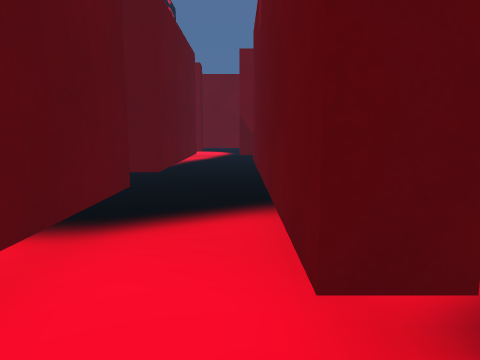
[1] (above)

12 first-person views from a walk through a 3-D level made in the Unity game engine. The camera is 1.3 m above the floor, tilts 8° down and sees 70° across. The floor is counted in squares, 1 m on a side. Each view is taken from the middle of a square. On the plan, view 1 faces up. The plan holds only what a view shows up to about 15 squares ahead; the rest is blank. The place goes on beyond the plan. The player character is not drawn.

[2]
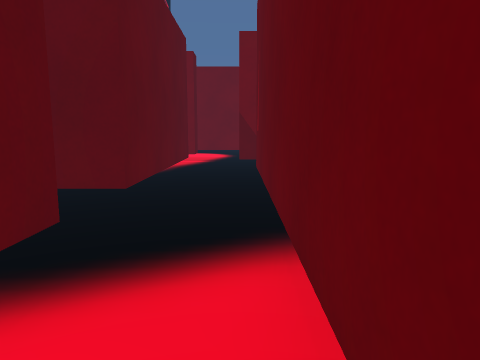

[3]
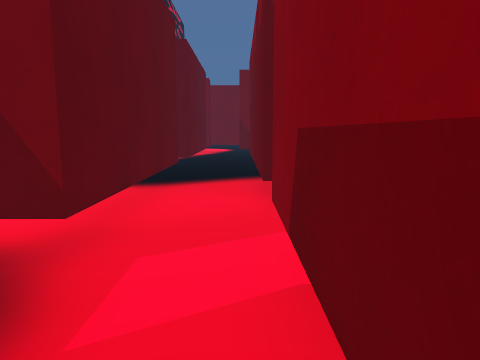

[4]
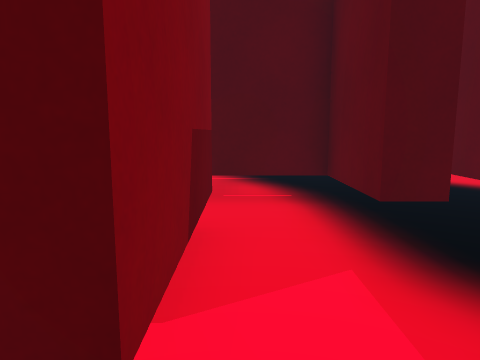

[5]
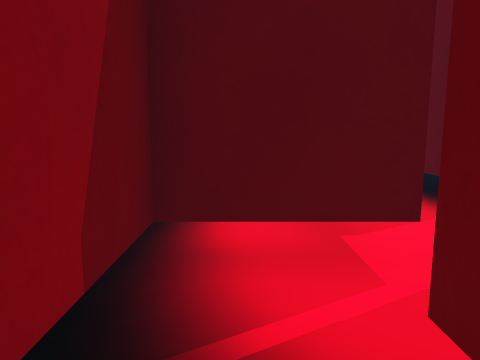

[6]
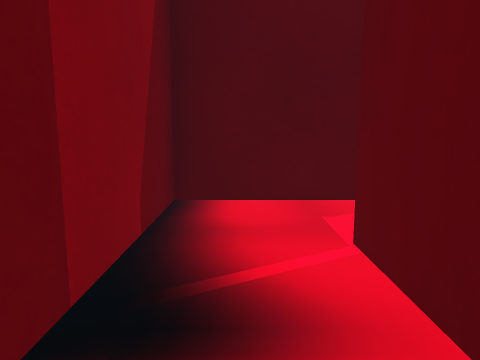

[7]
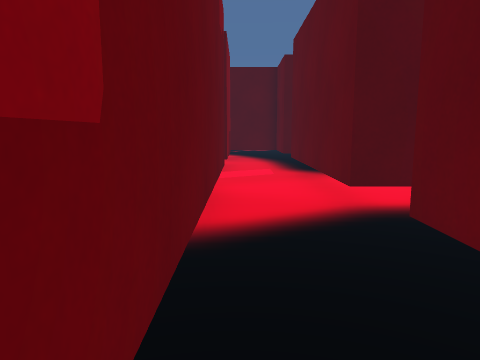

[8]
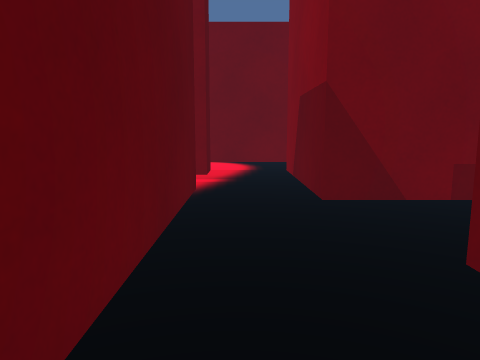

[9]
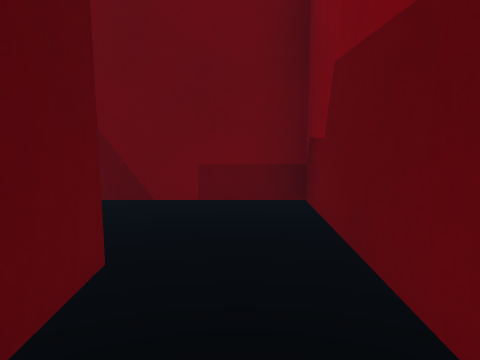

[10]
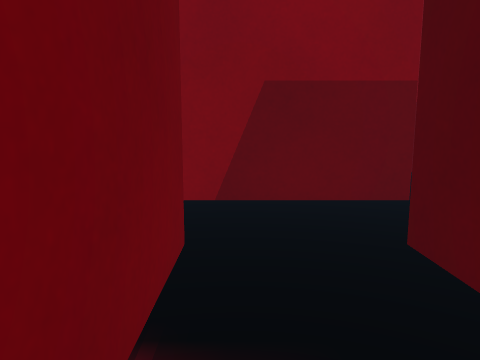

[11]
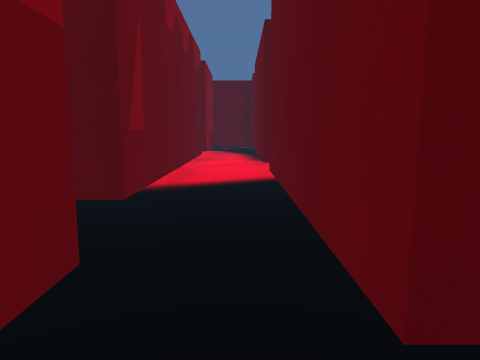

[12]
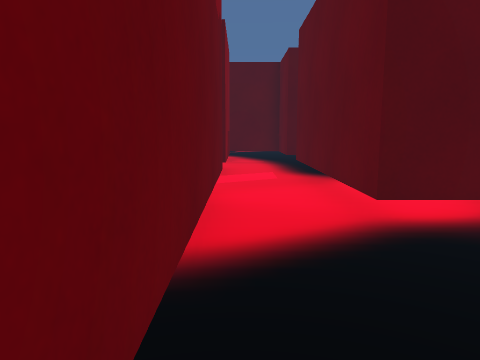

### Floor plan
Key: @ floor where view 1 was taken; # wall or solid block; . floor; T thing the floor can be seen under or through.
Columns run from 4 left of view 1 to 3 right of it. Each row starts with its distance up from view 1.
 15  ##.#
 14 . ..#
 13   #.#
 12   #.#TT#
 11  .#....#
 10  .#....#
  9  .#..#.#
  8  .#..#.
  7  ##..#
  6  ....#
  5  ##..#
  4   #..#.
  3  .#..#.#
  2  .#..#.#
  1  .#....#
  0   #.@###
 -1   #..#
 -2  ....#
 -3  .#..#
 -4  .#...
 -5 #.####
 -6 #.

Positions as (right, up) in squares from view 1, and headings:
1: (0, 0), facing up
2: (0, 2), facing up
3: (0, -4), facing up
4: (0, 1), facing down
5: (2, 3), facing down
6: (2, 4), facing down
7: (0, 10), facing down
8: (-1, 8), facing up
9: (2, 8), facing up
10: (-4, 14), facing right
11: (-1, 14), facing down
12: (0, 9), facing down
